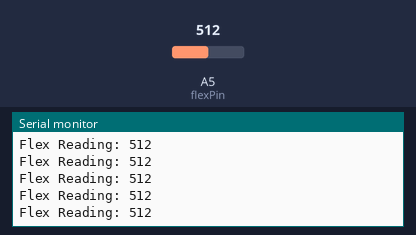
This sketch was run on a simulated Arduino Uno, built with avr-gcc and run on an emulated ATmega328P. Parts: the last lines printed to the serial monitor. The inputs (shaded band) are chosen by the test bench; at power-on: A5 (flexPin) = 512.

Above: at 2.2 s.
2.3 s: A5 (flexPin) set to 716
At 2.56 s:
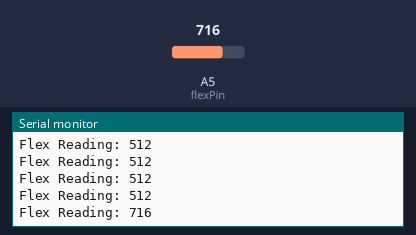
3.8 s: A5 (flexPin) set to 900
At 3.96 s:
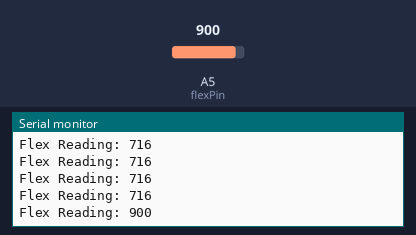
Timing chart, 0 to 6.8 s (numbered marks = the images above; inputs shaded):
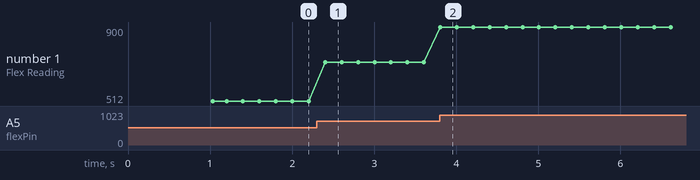

The sketch:

test_flex.ino
```cpp
const int flexPin = A5;

void setup() {
  Serial.begin(9600);
  delay(1000);
  Serial.println("Flex Sensor Test Started...");
}

void loop() {
  int flexValue = analogRead(flexPin);

  Serial.print("Flex Reading: ");
  Serial.println(flexValue);

  delay(200); // slow enough to watch, fast enough to see change
}
```

Measured:
- after the input at 2.3 s, the serial monitor: prints a new line after 0.10 s (image 1)
- after the input at 3.8 s, the serial monitor: prints a new line at once (image 2)
- plotted number 1: 512 → 716 after the input at 2.3 s, 716 → 900 after the input at 3.8 s
